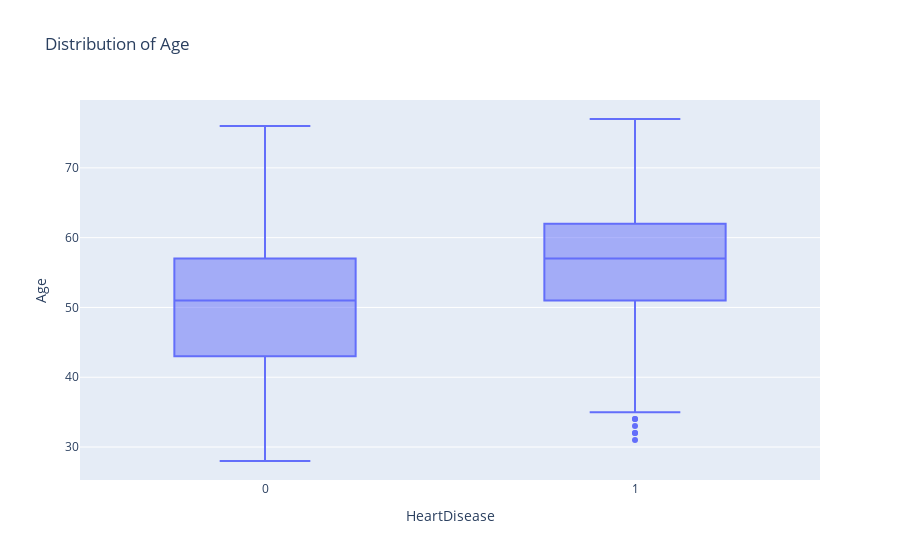

The code cell stored with this chart in its notebook:
### Code cell
fig  = px.box(df,y='Age',x='HeartDisease',title='Distribution of Age')
fig.show()

### Figure 1 — Plotly figure (JSON) as saved in the notebook; plotly's stock layout.template omitted (floating-point values rounded to 4 significant figures; data arrays with more than 128 entries replaced by an {"elided": "..."} marker saying what was removed)
{"data": [{"alignmentgroup": "True", "hovertemplate": "HeartDisease=%{x}<br>Age=%{y}<extra></extra>", "legendgroup": "", "marker": {"color": "#636efa"}, "name": "", "notched": false, "offsetgroup": "", "orientation": "v", "showlegend": false, "type": "box", "x": {"elided": "918 int values"}, "x0": " ", "xaxis": "x", "y": {"elided": "918 int values"}, "y0": " ", "yaxis": "y"}], "layout": {"boxmode": "group", "legend": {"tracegroupgap": 0}, "title": {"text": "Distribution of Age"}, "xaxis": {"anchor": "y", "domain": [0, 1], "title": {"text": "HeartDisease"}}, "yaxis": {"anchor": "x", "domain": [0, 1], "title": {"text": "Age"}}}}
